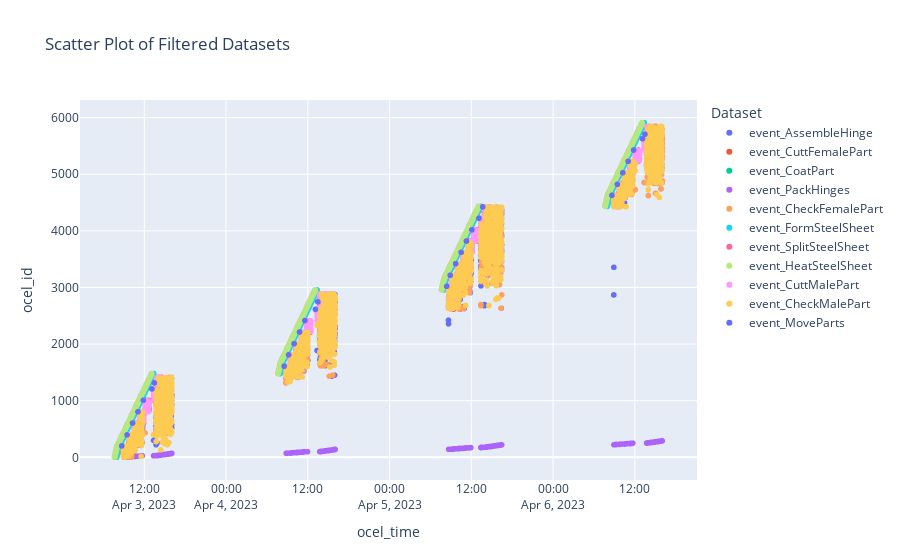

Notebook code cell kept with this figure:
### Markdown cell above
### Distribution of traces by time
As IDs are also created simply by counting up, we can also track a kind-of-distribution of traces by time.

### Code cell
dataset = TABLES.copy()

# Prepare a DataFrame for plotting
plot_data = pd.DataFrame()
for name, df in dataset.items():
    if "event_" in name and not name in ['event_map_type', 'event_object']:        
        df["ocel_time"] = pd.to_datetime(df["ocel_time"], format="%Y-%m-%d %H:%M:%S")
        #df = df[df["ocel_time"].dt.date == date]        
        df = df.reset_index()
        #df = filter_ocel_id(df)
        df["old_ocel_id"] = df["ocel_id"]
        df = df.drop(["ocel_id"], axis=1)
        df['Dataset'] = name  # Add a column to distinguish datasets
        df["ocel_id"] = df["old_ocel_id"].str.split(">").str[0].str.split("_").str[-1]
        df = df.reset_index()
    
        plot_data = pd.concat([plot_data, df], ignore_index=True)
        
df = plot_data

df["ocel_id"] = df["ocel_id"].astype(int)
df.sort_values(by=['ocel_id'], inplace=True)

fig = px.scatter(df, x='ocel_time', y='ocel_id', color='Dataset',
                 title='Scatter Plot of Filtered Datasets',
                 labels={'ocel_id': 'ocel_id', 'ocel_time': 'ocel_time'})
fig.show()

### Figure 1 — Plotly figure (JSON) as saved in the notebook; plotly's stock layout.template omitted (floating-point values rounded to 4 significant figures; data arrays with more than 128 entries replaced by an {"elided": "..."} marker saying what was removed)
{"data": [{"hovertemplate": "Dataset=event_AssembleHinge<br>ocel_time=%{x}<br>ocel_id=%{y}<extra></extra>", "legendgroup": "event_AssembleHinge", "marker": {"color": "#636efa", "symbol": "circle"}, "mode": "markers", "name": "event_AssembleHinge", "showlegend": true, "type": "scattergl", "x": {"elided": "2909 str values"}, "xaxis": "x", "y": {"elided": "2909 int values"}, "yaxis": "y"}, {"hovertemplate": "Dataset=event_CuttFemalePart<br>ocel_time=%{x}<br>ocel_id=%{y}<extra></extra>", "legendgroup": "event_CuttFemalePart", "marker": {"color": "#EF553B", "symbol": "circle"}, "mode": "markers", "name": "event_CuttFemalePart", "showlegend": true, "type": "scattergl", "x": {"elided": "2915 str values"}, "xaxis": "x", "y": {"elided": "2915 int values"}, "yaxis": "y"}, {"hovertemplate": "Dataset=event_CoatPart<br>ocel_time=%{x}<br>ocel_id=%{y}<extra></extra>", "legendgroup": "event_CoatPart", "marker": {"color": "#00cc96", "symbol": "circle"}, "mode": "markers", "name": "event_CoatPart", "showlegend": true, "type": "scattergl", "x": {"elided": "5909 str values"}, "xaxis": "x", "y": {"elided": "5909 int values"}, "yaxis": "y"}, {"hovertemplate": "Dataset=event_PackHinges<br>ocel_time=%{x}<br>ocel_id=%{y}<extra></extra>", "legendgroup": "event_PackHinges", "marker": {"color": "#ab63fa", "symbol": "circle"}, "mode": "markers", "name": "event_PackHinges", "showlegend": true, "type": "scattergl", "x": {"elided": "290 str values"}, "xaxis": "x", "y": {"elided": "290 int values"}, "yaxis": "y"}, {"hovertemplate": "Dataset=event_CheckFemalePart<br>ocel_time=%{x}<br>ocel_id=%{y}<extra></extra>", "legendgroup": "event_CheckFemalePart", "marker": {"color": "#FFA15A", "symbol": "circle"}, "mode": "markers", "name": "event_CheckFemalePart", "showlegend": true, "type": "scattergl", "x": {"elided": "2915 str values"}, "xaxis": "x", "y": {"elided": "2915 int values"}, "yaxis": "y"}, {"hovertemplate": "Dataset=event_FormSteelSheet<br>ocel_time=%{x}<br>ocel_id=%{y}<extra></extra>", "legendgroup": "event_FormSteelSheet", "marker": {"color": "#19d3f3", "symbol": "circle"}, "mode": "markers", "name": "event_FormSteelSheet", "showlegend": true, "type": "scattergl", "x": {"elided": "5909 str values"}, "xaxis": "x", "y": {"elided": "5909 int values"}, "yaxis": "y"}, {"hovertemplate": "Dataset=event_SplitSteelSheet<br>ocel_time=%{x}<br>ocel_id=%{y}<extra></extra>", "legendgroup": "event_SplitSteelSheet", "marker": {"color": "#FF6692", "symbol": "circle"}, "mode": "markers", "name": "event_SplitSteelSheet", "showlegend": true, "type": "scattergl", "x": {"elided": "5909 str values"}, "xaxis": "x", "y": {"elided": "5909 int values"}, "yaxis": "y"}, {"hovertemplate": "Dataset=event_HeatSteelSheet<br>ocel_time=%{x}<br>ocel_id=%{y}<extra></extra>", "legendgroup": "event_HeatSteelSheet", "marker": {"color": "#B6E880", "symbol": "circle"}, "mode": "markers", "name": "event_HeatSteelSheet", "showlegend": true, "type": "scattergl", "x": {"elided": "5909 str values"}, "xaxis": "x", "y": {"elided": "5909 int values"}, "yaxis": "y"}, {"hovertemplate": "Dataset=event_CuttMalePart<br>ocel_time=%{x}<br>ocel_id=%{y}<extra></extra>", "legendgroup": "event_CuttMalePart", "marker": {"color": "#FF97FF", "symbol": "circle"}, "mode": "markers", "name": "event_CuttMalePart", "showlegend": true, "type": "scattergl", "x": {"elided": "2914 str values"}, "xaxis": "x", "y": {"elided": "2914 int values"}, "yaxis": "y"}, {"hovertemplate": "Dataset=event_CheckMalePart<br>ocel_time=%{x}<br>ocel_id=%{y}<extra></extra>", "legendgroup": "event_CheckMalePart", "marker": {"color": "#FECB52", "symbol": "circle"}, "mode": "markers", "name": "event_CheckMalePart", "showlegend": true, "type": "scattergl", "x": {"elided": "2914 str values"}, "xaxis": "x", "y": {"elided": "2914 int values"}, "yaxis": "y"}, {"hovertemplate": "Dataset=event_MoveParts<br>ocel_time=%{x}<br>ocel_id=%{y}<extra></extra>", "legendgroup": "event_MoveParts", "marker": {"color": "#636efa", "symbol": "circle"}, "mode": "markers", "name": "event_MoveParts", "showlegend": true, "type": "scattergl", "x": ["2023-04-03T08:41:27", "2023-04-03T09:28:22", "2023-04-03T10:16:45", "2023-04-03T11:04:37", "2023-04-03T11:51:46", "2023-04-03T13:07:50", "2023-04-03T13:28:43", "2023-04-04T08:31:55", "2023-04-04T09:11:22", "2023-04-04T09:59:46", "2023-04-04T10:47:14", "2023-04-04T11:34:40", "2023-04-04T13:07:41", "2023-04-04T13:28:42", "2023-04-05T08:23:49", "2023-04-05T08:54:14", "2023-04-05T09:42:18", "2023-04-05T10:30:15", "2023-04-05T11:17:24", "2023-04-05T12:05:09", "2023-04-05T13:07:30", "2023-04-05T13:40:33", "2023-04-06T08:38:30", "2023-04-06T09:25:59", "2023-04-06T10:13:34", "2023-04-06T11:01:17", "2023-04-06T11:48:59", "2023-04-06T13:07:39", "2023-04-06T13:28:53"], "xaxis": "x", "y": [201, 395, 605, 804, 1008, 1207, 1314, 1609, 1809, 2007, 2213, 2415, 2612, 2745, 3020, 3215, 3419, 3620, 3820, 4018, 4223, 4422, 4626, 4821, 5026, 5227, 5427, 5626, 5706], "yaxis": "y"}], "layout": {"legend": {"title": {"text": "Dataset"}, "tracegroupgap": 0}, "title": {"text": "Scatter Plot of Filtered Datasets"}, "xaxis": {"anchor": "y", "domain": [0, 1], "title": {"text": "ocel_time"}}, "yaxis": {"anchor": "x", "domain": [0, 1], "title": {"text": "ocel_id"}}}}
